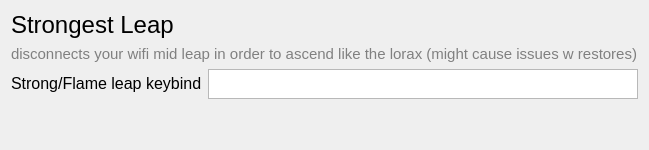
         <widget class="QWidget" name="movementPage">
          <layout class="QGridLayout" name="gridLayout_11">
           <item row="3" column="0">
            <spacer name="verticalSpacer_8">
             <property name="orientation">
              <enum>Qt::Orientation::Vertical</enum>
             </property>
             <property name="sizeHint" stdset="0">
              <size>
               <width>20</width>
               <height>40</height>
              </size>
             </property>
            </spacer>
           </item>
           <item row="1" column="0" colspan="2">
            <widget class="QLabel" name="label_39">
             <property name="font">
              <font>
               <pointsize>11</pointsize>
              </font>
             </property>
             <property name="styleSheet">
              <string notr="true">color:grey;</string>
             </property>
             <property name="text">
              <string>disconnects your wifi mid leap in order to ascend like the lorax (might cause issues w restores)</string>
             </property>
            </widget>
           </item>
           <item row="2" column="0">
            <widget class="QLabel" name="label_38">
             <property name="text">
              <string>&lt;html&gt;&lt;head/&gt;&lt;body&gt;&lt;p&gt;&lt;span style=&quot; font-size:12pt;&quot;&gt;Strong/Flame leap keybind&lt;/span&gt;&lt;/p&gt;&lt;/body&gt;&lt;/html&gt;</string>
             </property>
            </widget>
           </item>
           <item row="0" column="0">
            <widget class="QLabel" name="label_30">
             <property name="text">
              <string>&lt;html&gt;&lt;head/&gt;&lt;body&gt;&lt;p&gt;&lt;span style=&quot; font-size:18pt;&quot;&gt;Strongest Leap&lt;/span&gt;&lt;/p&gt;&lt;/body&gt;&lt;/html&gt;</string>
             </property>
            </widget>
           </item>
           <item row="2" column="1">
            <widget class="QPlainTextEdit" name="plainTextEdit_16">
             <property name="maximumSize">
              <size>
               <width>16777215</width>
               <height>30</height>
              </size>
             </property>
             <property name="styleSheet">
              <string notr="true"/>
             </property>
            </widget>
           </item>
          </layout>
         </widget>
